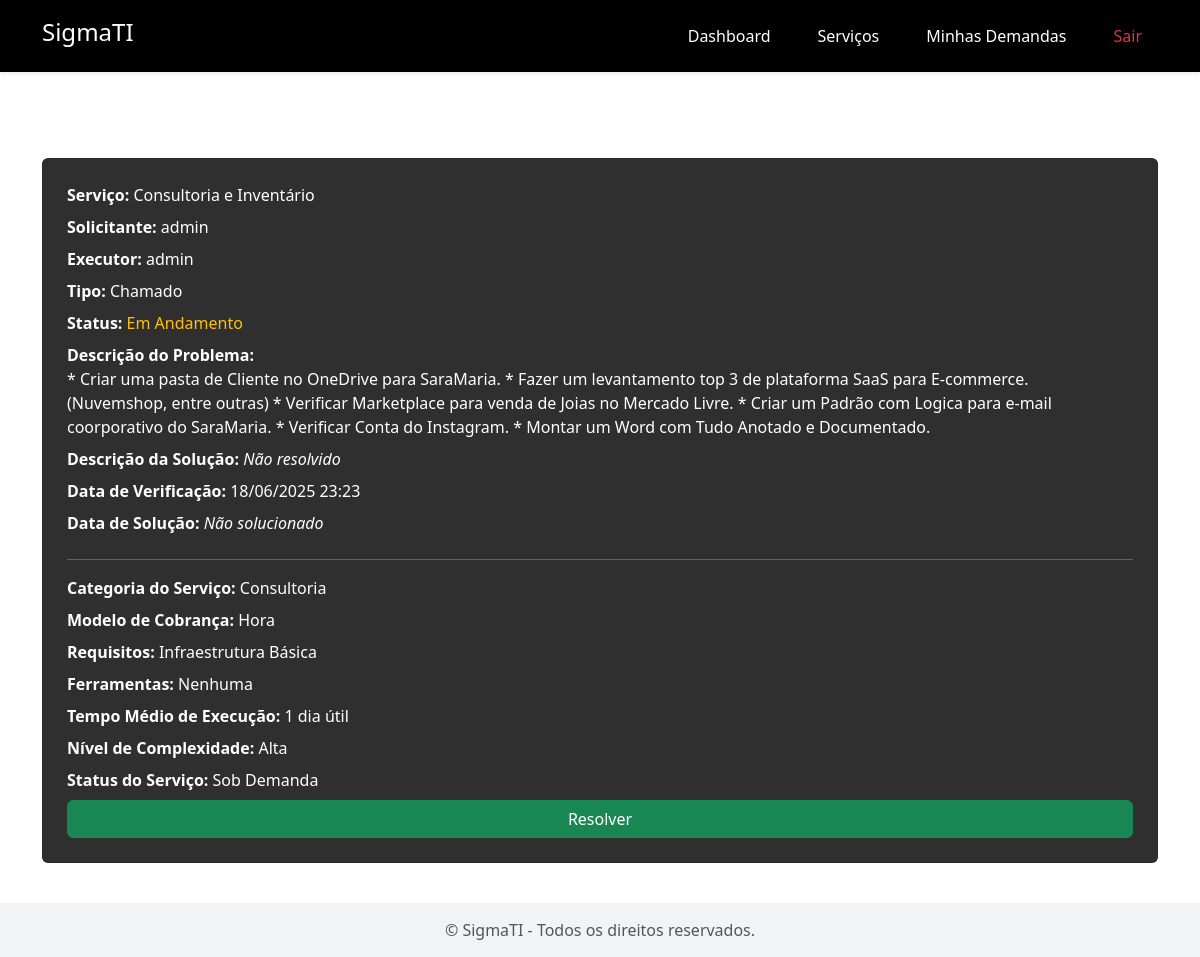
Page /detalhar_demanda/16/ (signed in) on the earlier database version.
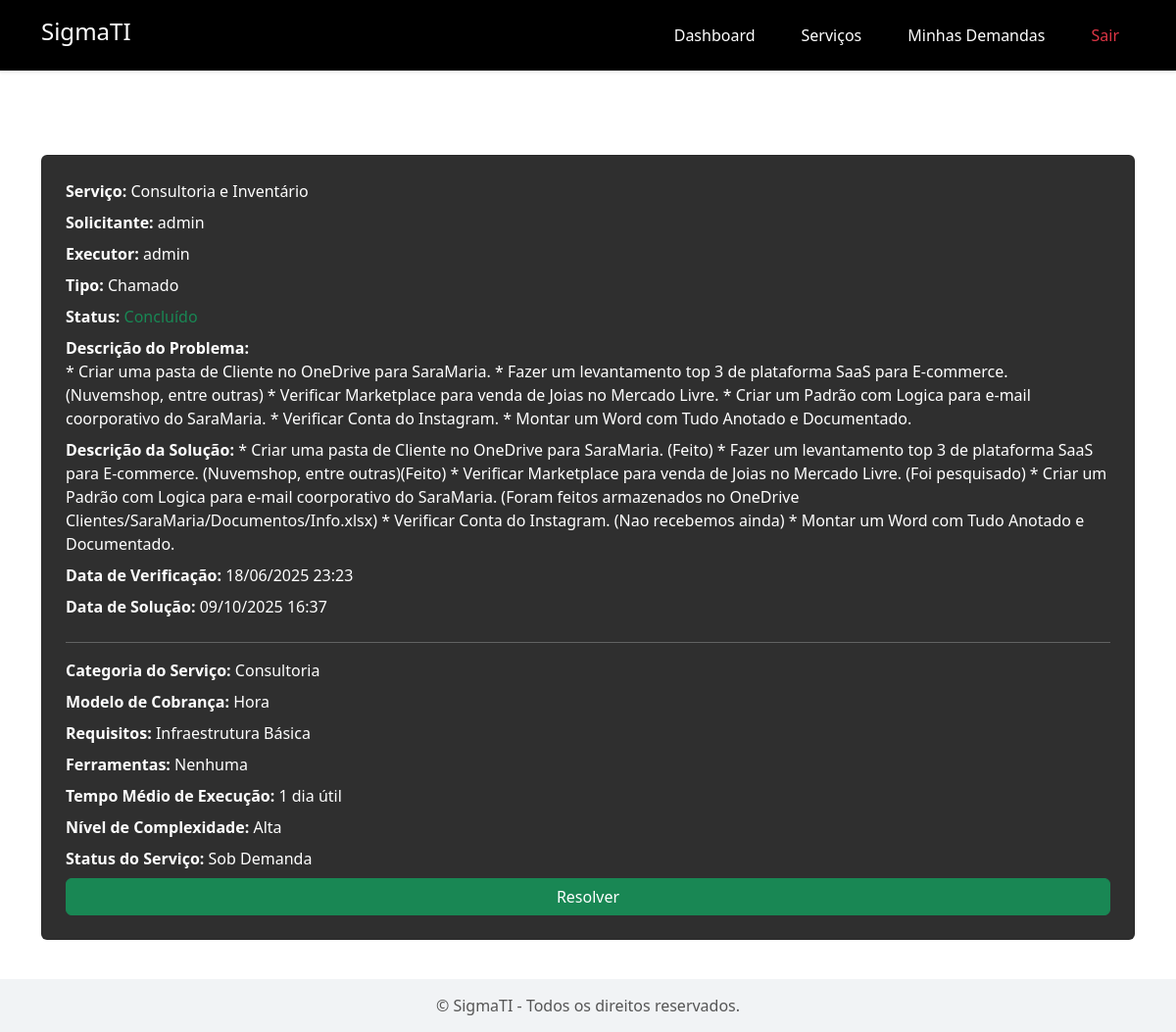
Same page on the later database version.
### AppHome/models.py (models this page shows, shortened)
class Demanda(models.Model):
    CHAMADO = 'Chamado'
    PROJETO = 'Projeto'
    TIPO_CHOICES = [
        (CHAMADO, 'Chamado'),
        (PROJETO, 'Projeto'),
    ]
    ABERTO = 'Aberto'
    EM_ANDAMENTO = 'Em Andamento'
    CONCLUIDO = 'Concluído'
    STATUS_CHOICES = [
        (ABERTO, 'Aberto'),
        (EM_ANDAMENTO, 'Em Andamento'),
        (CONCLUIDO, 'Concluído'),
    ]
    solicitante = models.ForeignKey(User, on_delete=models.CASCADE, related_name='demandas_solicitadas')
    servico = models.ForeignKey(Servico, on_delete=models.CASCADE)
    tipo = models.CharField(max_length=10, choices=TIPO_CHOICES, default=CHAMADO)
    descricao_problema = models.TextField()
    status = models.CharField(max_length=20, choices=STATUS_CHOICES, default=ABERTO)
    executor = models.ForeignKey(User, on_delete=models.CASCADE, related_name='demandas_resolvidas', null=True, blank=True)
    descricao_solucao = models.TextField(blank=True, null=True)
    data_criacao = models.DateTimeField(auto_now_add=True)
    data_verificacao = models.DateTimeField(blank=True, null=True)
    data_solucao = models.DateTimeField(blank=True, null=True)
    objetivo = models.TextField(blank=True, null=True)
    escopo = models.TextField(blank=True, null=True)
    justificativa = models.TextField(blank=True, null=True)
    riscos = models.TextField(blank=True, null=True)
    prazos = models.CharField(max_length=255, blank=True, null=True)
    orcamento = models.CharField(max_length=255, blank=True, null=True)
    responsaveis = models.TextField(blank=True, null=True)

class Servico(models.Model):
    CATEGORIAS = [
        ('infraestrutura', 'Infraestrutura'),
        ('desenvolvimento', 'Desenvolvimento'),
        ('automacao', 'Automação'),
        ('suporte', 'Suporte'),
        ('consultoria', 'Consultoria'),
    ]
    MODELOS_COBRANCA = [
        ('hora', 'Hora'),
        ('projeto_fechado', 'Projeto Fechado'),
        ('mensalidade', 'Mensalidade'),
        ('retainer', 'Retainer'),
    ]
    REQUISITOS = [
        ('acesso_a_conta', 'Acesso a Conta'),
        ('acesso_remoto', 'Acesso Remoto'),
        ('documentacao_rede', 'Documentação da Rede'),
        ('acesso_servidor', 'Acesso ao Servidor'),
        ('infraestrutura_basica', 'Infraestrutura Básica'),
        ('equipamento_rede', 'Equipamento de Rede'),
    ]
    FERRAMENTAS = [
        ('AnyDesk', 'AnyDesk'),
        ('pendrive', 'PenDrive'),
        ('powerapps', 'PowerApps'),
        ('python', 'Python'),
        ('django', 'Django'),
        ('react', 'React'),
        ('pfsense', 'Pfsense'),
        ('mikrotik', 'Mikrotik'),
        ('power_apps', 'Power Apps'),
        ('github', 'GitHub'),
        ('azure', 'Azure'),
        ('aws', 'AWS'),
        ('docker', 'Docker'),
        ('sql_server', 'SQL Server'),
    ]
    TEMPO_MEDIO = [
        ('30_minutos','30 minutos'),
        ('1_hora','1 hora'),
        ('3_horas','3 horas'),
        ('6_horas','6 horas'),
        ('12_horas','12 horas'),
        ('1_dia_util', '1 dia útil'),
        ('3_dias_uteis', '3 dias úteis'),
        ('5_dias_uteis', '5 dias úteis'),
        ('1_semana', '1 semana'),
        ('2_semanas', '2 semanas'),
        ('1_mes', '1 mês'),
    ]
    COMPLEXIDADE = [
        ('baixa', 'Baixa'),
        ('media', 'Média'),
        ('alta', 'Alta'),
    ]
    STATUS = [
        ('ativo', 'Ativo'),
        ('em_desenvolvimento', 'Em Desenvolvimento'),
        ('sob_demanda', 'Sob Demanda'),
        ('em_manutencao', 'Em Manutenção'),
    ]
    nome = models.CharField(max_length=100)
    descricao = models.TextField()
    valor = models.DecimalField(max_digits=10, decimal_places=2)
    categoria = models.CharField(max_length=50, choices=CATEGORIAS, default='hora')
    modelo_cobranca = models.CharField(max_length=50, choices=MODELOS_COBRANCA)
    requisitos = models.CharField(max_length=100, choices=REQUISITOS, blank=True, null=True)
    ferramentas = models.CharField(max_length=100, choices=FERRAMENTAS, blank=True, null=True)
    tempo_medio_execucao = models.CharField(max_length=50, choices=TEMPO_MEDIO)
    nivel_complexidade = models.CharField(max_length=50, choices=COMPLEXIDADE)
    status = models.CharField(max_length=50, choices=STATUS)
    documentacao = models.FileField(upload_to='documentos/', blank=True, null=True)

### AppHome/views.py (the view, shortened to what this page needs)
# urls.py: path('detalhar_demanda/<int:id>/', views.detalhar_demanda, name='detalhar_demanda'),
@login_required
def detalhar_demanda(request, id):
    demanda = get_object_or_404(Demanda, id=id)
    usuario_pode_alterar = request.user.is_superuser or request.user.groups.filter(name="Técnicos").exists()
    status_antigo = demanda.status
    return render(request, 'AppHome/detalhar_demanda.html', {
        'demanda': demanda,
        'usuario_pode_alterar': usuario_pode_alterar
    })

### AppHome/context_processors.py (called while the page is built)
def permissoes_usuario(request):
    if not request.user.is_authenticated:
        return {}
    usuario_pode_alterar = request.user.is_superuser or request.user.groups.filter(name="Técnicos").exists()
    return {
        'usuario_pode_alterar': usuario_pode_alterar
    }

### AppHome/templates/AppHome/detalhar_demanda.html (shortened to what this page needs)
{% extends "AppHome/base.html" %}
{% block content %}
<h2 class="text-white mb-4">Detalhes da Demanda</h2>
<div class="card p-4 mb-4" style="background-color:#2f2f2f; color:white;">
    <p><strong>Serviço:</strong> {{ demanda.servico.nome }}</p>
    <p><strong>Solicitante:</strong> {{ demanda.solicitante.username }}</p>
    <p><strong>Executor:</strong>
        {% if demanda.executor %}
            {{ demanda.executor.username }}
        {% else %}
            <span class="fst-italic">Não atribuído</span>
        {% endif %}
    </p>
    <p><strong>Tipo:</strong> {{ demanda.tipo }}</p>
    <p><strong>Status:</strong>
        <span class="{% if demanda.status == 'Aberto' %}text-danger{% elif demanda.status == 'Em Andamento' %}text-warning{% elif demanda.status == 'Concluído' %}text-success{% endif %}">
            {{ demanda.get_status_display }}
        </span>
    </p>
    <p><strong>Descrição do Problema:</strong><br>{{ demanda.descricao_problema }}</p>
    <p><strong>Descrição da Solução:</strong>
        {% if demanda.descricao_solucao %}
            {{ demanda.descricao_solucao }}
        {% else %}
            <span class="fst-italic">Não resolvido</span>
        {% endif %}
    </p>
    <p><strong>Data de Verificação:</strong>
        {% if demanda.data_verificacao %}
            {{ demanda.data_verificacao|date:"d/m/Y H:i" }}
        {% else %}
            <span class="fst-italic">Não verificado</span>
        {% endif %}
    </p>
    <p><strong>Data de Solução:</strong>
        {% if demanda.data_solucao %}
            {{ demanda.data_solucao|date:"d/m/Y H:i" }}
        {% else %}
            <span class="fst-italic">Não solucionado</span>
        {% endif %}
    </p>
    {% if user.is_superuser or usuario_pode_alterar %}
    <hr class="border-light">
    <p><strong>Categoria do Serviço:</strong> {{ demanda.servico.get_categoria_display }}</p>
    <p><strong>Modelo de Cobrança:</strong> {{ demanda.servico.get_modelo_cobranca_display }}</p>
    <p><strong>Requisitos:</strong> {{ demanda.servico.get_requisitos_display|default:"Nenhum" }}</p>
    <p><strong>Ferramentas:</strong> {{ demanda.servico.get_ferramentas_display|default:"Nenhuma" }}</p>
    <p><strong>Tempo Médio de Execução:</strong> {{ demanda.servico.get_tempo_medio_execucao_display }}</p>
    <p><strong>Nível de Complexidade:</strong> {{ demanda.servico.get_nivel_complexidade_display }}</p>
    <p><strong>Status do Serviço:</strong> {{ demanda.servico.get_status_display }}</p>
    <a class="btn btn-success" id="btn-resolver" href="{% url 'AppHome:editar_demanda' demanda.id %}">Resolver</a>
    {% endif %}
</div>
{% endblock %}

Differences in the rows shown:
changed Demanda "Chamado": status "Em Andamento" → "Concluído"; descricao_solucao (not shown) → "* Criar uma pasta de Cliente no OneDrive para SaraMaria. (Feito) * Fazer um levantamento top 3 de plataforma SaaS para E-commerce. (Nuvemshop, entre outras)(Feito) * Verificar Marketplace para venda de Joias no Mercado Livre. (Foi pesquisado) * Criar um Padrão com Logica para e-mail coorporativo do SaraMaria. (Foram feitos armazenados no OneDrive Clientes/SaraMaria/Documentos/Info.xlsx) * Verificar Conta do Instagram. (Nao recebemos ainda) * Montar um Word com Tudo Anotado e Documentado."; data_solucao (not shown) → "09/10/2025 16:37"
Other differences:
text no longer shown: "Não resolvido Não solucionado"
